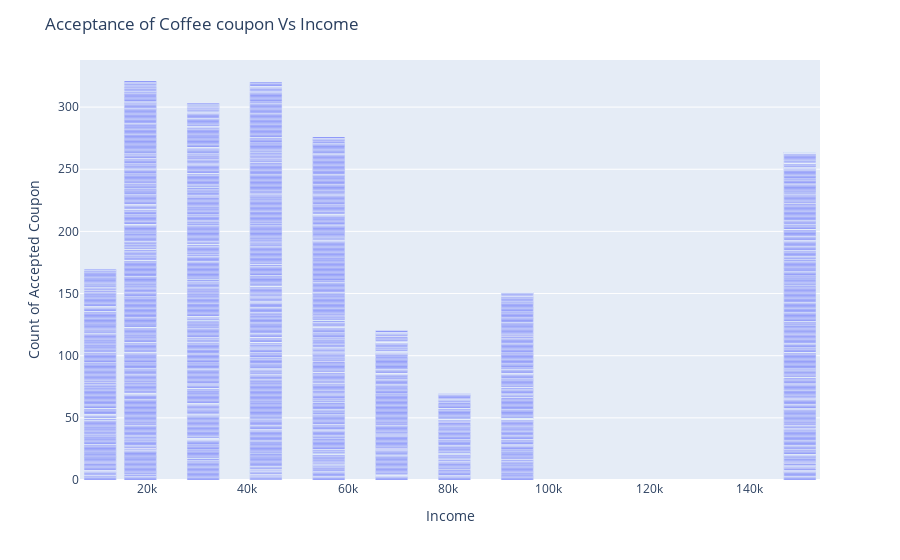

Notebook cell for this chart:
### Code cell
plt.figure(figsize=(8,8))
fig = px.bar(df_coffee, x='Income', y='Y')
fig.update_layout(
    title='Acceptance of Coffee coupon Vs Income',  
    xaxis=dict(title='Income'),  
    yaxis=dict(title='Count of Accepted Coupon')       
)
fig.show()
#Findings:
# People with Income 43.75K accepted the coffee coupons most.
# Lowest acceptance wer eobserved with the salary aroung 80k
# people with the saalry above 150K lies in the middle.

### Figure 1 — Plotly figure (JSON) as saved in the notebook; plotly's stock layout.template omitted (floating-point values rounded to 4 significant figures; data arrays with more than 128 entries replaced by an {"elided": "..."} marker saying what was removed)
{"data": [{"alignmentgroup": "True", "hovertemplate": "Income=%{x}<br>Y=%{y}<extra></extra>", "legendgroup": "", "marker": {"color": "#636efa", "pattern": {"shape": ""}}, "name": "", "offsetgroup": "", "orientation": "v", "showlegend": false, "textposition": "auto", "type": "bar", "x": {"elided": "3996 int values"}, "xaxis": "x", "y": {"elided": "3996 int values"}, "yaxis": "y"}], "layout": {"barmode": "relative", "legend": {"tracegroupgap": 0}, "margin": {"t": 60}, "title": {"text": "Acceptance of Coffee coupon Vs Income"}, "xaxis": {"anchor": "y", "domain": [0, 1], "title": {"text": "Income"}}, "yaxis": {"anchor": "x", "domain": [0, 1], "title": {"text": "Count of Accepted Coupon"}}}}
